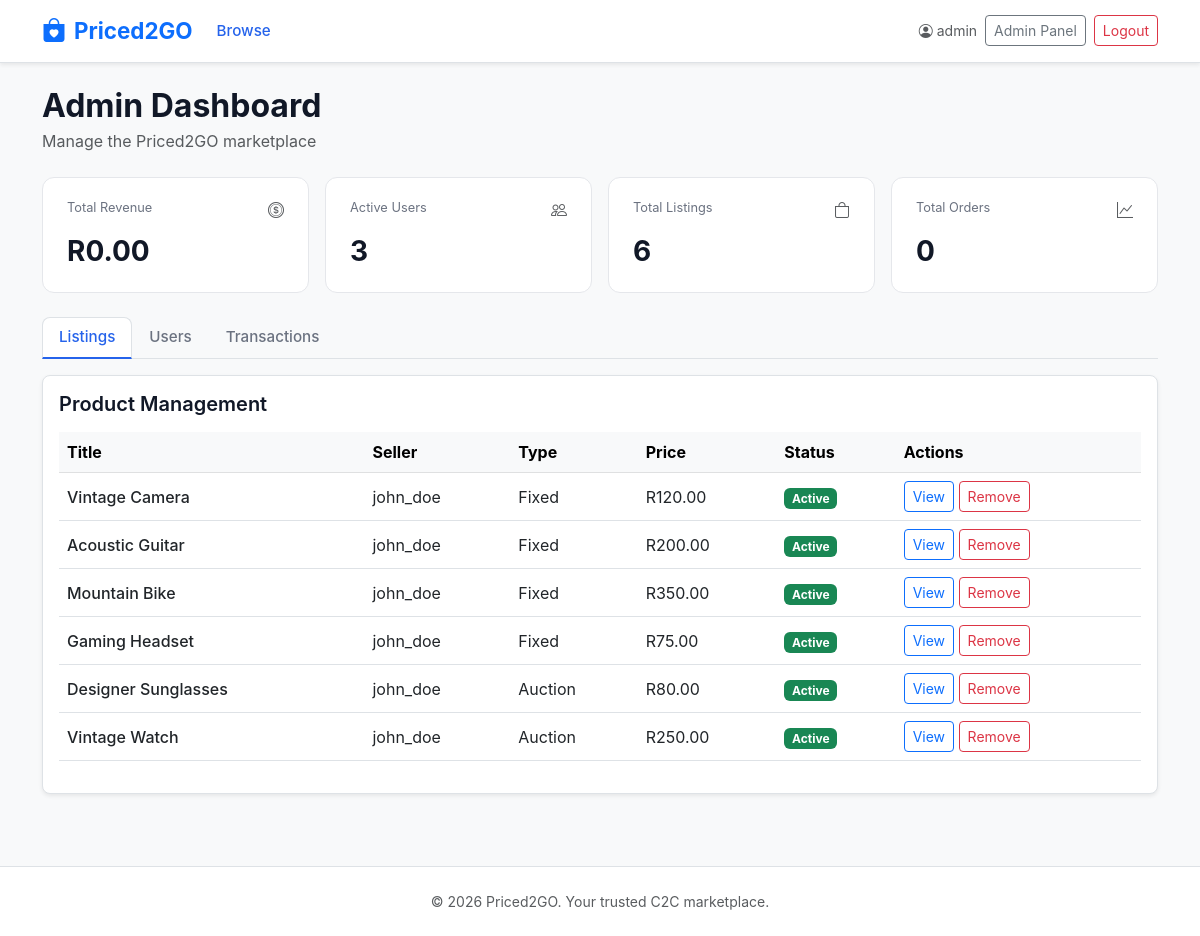
/admin/index.php (signed in), run on the app's committed database.
### tables this page shows
CREATE TABLE IF NOT EXISTS listings (
    listing_id   INT AUTO_INCREMENT PRIMARY KEY,
    seller_id    INT NOT NULL,
    title        VARCHAR(200) NOT NULL,
    description  TEXT,
    category     VARCHAR(100),
    listing_type ENUM('fixed','auction') DEFAULT 'fixed',
    price        DECIMAL(10,2),
    start_price  DECIMAL(10,2),
    current_bid  DECIMAL(10,2),
    end_time     DATETIME,
    status       ENUM('active','sold','expired') DEFAULT 'active',
    image_path   VARCHAR(255),
    condition_label VARCHAR(50),
    created_at   DATETIME DEFAULT CURRENT_TIMESTAMP,
    FOREIGN KEY (seller_id) REFERENCES users(user_id) ON DELETE CASCADE
);

CREATE TABLE IF NOT EXISTS users (
    user_id       INT AUTO_INCREMENT PRIMARY KEY,
    username      VARCHAR(100) NOT NULL,
    email         VARCHAR(150) NOT NULL UNIQUE,
    password_hash VARCHAR(255) NOT NULL,
    phone         VARCHAR(20),
    address       TEXT,
    role          ENUM('buyer','seller','admin') DEFAULT 'buyer',
    status        ENUM('active','suspended') DEFAULT 'active',
    created_at    DATETIME DEFAULT CURRENT_TIMESTAMP
);

### admin/index.php (the view, shortened to what this page needs)
<?php
require_once '../includes/db.php';
$total_users    = $pdo->query("SELECT COUNT(*) FROM users")->fetchColumn();
$total_listings = $pdo->query("SELECT COUNT(*) FROM listings")->fetchColumn();
$total_orders   = $pdo->query("SELECT COUNT(*) FROM orders")->fetchColumn();
$total_revenue  = $pdo->query("SELECT COALESCE(SUM(total_amount),0) FROM orders WHERE status='paid'")->fetchColumn();
$listings_all = $pdo->query("SELECT l.*, u.username AS seller_name FROM listings l JOIN users u ON u.user_id = l.seller_id ORDER BY l.created_at DESC")->fetchAll();
include '../includes/header.php';
?>
<div class="container py-4">
    <div class="mb-4">
        <h2 class="fw-bold mb-1">Admin Dashboard</h2>
        <p class="text-muted">Manage the Priced2GO marketplace</p>
    </div>
    <div class="row g-3 mb-4">
        <div class="col-6 col-md-3">
            <div class="stat-card">
                <div class="d-flex justify-content-between align-items-start mb-2">
                    <div class="stat-label">Total Revenue</div>
                    <i class="bi bi-coin text-muted"></i>
                </div>
                <div class="stat-num">R<?= number_format($total_revenue, 2) ?></div>
            </div>
        </div>
        <div class="col-6 col-md-3">
            <div class="stat-card">
                <div class="d-flex justify-content-between align-items-start mb-2">
                    <div class="stat-label">Active Users</div>
                    <i class="bi bi-people text-muted"></i>
                </div>
                <div class="stat-num"><?= $total_users ?></div>
            </div>
        </div>
        <div class="col-6 col-md-3">
            <div class="stat-card">
                <div class="d-flex justify-content-between align-items-start mb-2">
                    <div class="stat-label">Total Listings</div>
                    <i class="bi bi-bag text-muted"></i>
                </div>
                <div class="stat-num"><?= $total_listings ?></div>
            </div>
        </div>
        <div class="col-6 col-md-3">
            <div class="stat-card">
                <div class="d-flex justify-content-between align-items-start mb-2">
                    <div class="stat-label">Total Orders</div>
                    <i class="bi bi-graph-up text-muted"></i>
                </div>
                <div class="stat-num"><?= $total_orders ?></div>
            </div>
        </div>
    </div>
    <ul class="nav nav-tabs admin-tabs mb-3" id="adminTabs">
        <li class="nav-item">
            <a class="nav-link active" data-bs-toggle="tab" href="#tab-listings">Listings</a>
        </li>
        <li class="nav-item">
            <a class="nav-link" data-bs-toggle="tab" href="#tab-users">Users</a>
        </li>
        <li class="nav-item">
            <a class="nav-link" data-bs-toggle="tab" href="#tab-transactions">Transactions</a>
        </li>
    </ul>
    <div class="tab-content">
        <div class="tab-pane fade show active" id="tab-listings">
            <div class="bg-white border rounded-3 p-3 shadow-sm">
                <h5 class="fw-semibold mb-3">Product Management</h5>
                <div class="table-responsive">
                    <table class="table table-hover align-middle">
                        <thead class="table-light">
                            <tr>
                                <th>Title</th>
                                <th>Seller</th>
                                <th>Type</th>
                                <th>Price</th>
                                <th>Status</th>
                                <th>Actions</th>
                            </tr>
                        </thead>
                        <tbody>
                            <?php foreach ($listings_all as $li): ?>
                                <tr>
                                    <td class="fw-medium"><?= htmlspecialchars($li['title']) ?></td>
                                    <td><?= htmlspecialchars($li['seller_name']) ?></td>
                                    <td><?= ucfirst($li['listing_type']) ?></td>
                                    <td>R<?= number_format($li['listing_type'] === 'auction' ? $li['current_bid'] : $li['price'], 2) ?></td>
                                    <td>
                                        <?php
                                        $sc = ['active'=>'success','sold'=>'secondary','expired'=>'danger'];
                                        $c = $sc[$li['status']] ?? 'secondary';
                                        ?>
                                        <span class="badge bg-<?= $c ?>"><?= ucfirst($li['status']) ?></span>
                                    </td>
                                    <td>
                                        <a href="../listing.php?id=<?= $li['listing_id'] ?>" class="btn btn-sm btn-outline-primary">View</a>
                                        <?php if ($li['status'] === 'active'): ?>
                                            <a href="?action=delete_listing&id=<?= $li['listing_id'] ?>"
                                               class="btn btn-sm btn-outline-danger"
                                               onclick="return confirm('Remove this listing?')">Remove</a>
                                        <?php endif; ?>
                                    </td>
                                </tr>
                            <?php endforeach; ?>
                        </tbody>
                    </table>
                </div>
            </div>
        </div>
    </div>
</div>
<?php include '../includes/footer.php'; ?>

### css/style.css (style rules this page uses)
:root { --blue-600: #2563eb; --blue-700: #1d4ed8; --green-600: #16a34a; --green-700: #15803d; }
body { font-family: 'Inter', -apple-system, BlinkMacSystemFont, 'Segoe UI', sans-serif; background-color: #f9fafb; color: #111827; }
.nav-link { color: #374151; font-size: 0.95rem; }
.nav-link:hover, .nav-link.active { color: var(--blue-600) !important; }
.stat-card { background: #fff; border: 1px solid #e5e7eb; border-radius: 0.75rem; padding: 1.25rem 1.5rem; }
.stat-card .stat-num { font-size: 1.75rem; font-weight: 700; }
.stat-card .stat-label { font-size: 0.8rem; color: #6b7280; }
.admin-tabs .nav-link { border-radius: 0.5rem 0.5rem 0 0; color: #6b7280; font-weight: 500; }
.admin-tabs .nav-link.active { color: var(--blue-600); border-bottom: 2px solid var(--blue-600); }

### data on the page
listings: title "Vintage Camera", seller.username "john_doe", listing_type "Fixed", price "120.00", status "Active"
listings: title "Acoustic Guitar", seller.username "john_doe", listing_type "Fixed", price "200.00", status "Active"
listings: title "Mountain Bike", seller.username "john_doe", listing_type "Fixed", price "350.00", status "Active"
listings: title "Gaming Headset", seller.username "john_doe", listing_type "Fixed", price "75.00", status "Active"
listings: title "Designer Sunglasses", seller.username "john_doe", listing_type "Auction", current_bid "80.00", status "Active"
listings: title "Vintage Watch", seller.username "john_doe", listing_type "Auction", current_bid "250.00", status "Active"

### other printed values
$_SESSION['username'] "admin"
$total_revenue "0.00"
$total_users "3"
$total_listings "6"
$total_orders "0"
